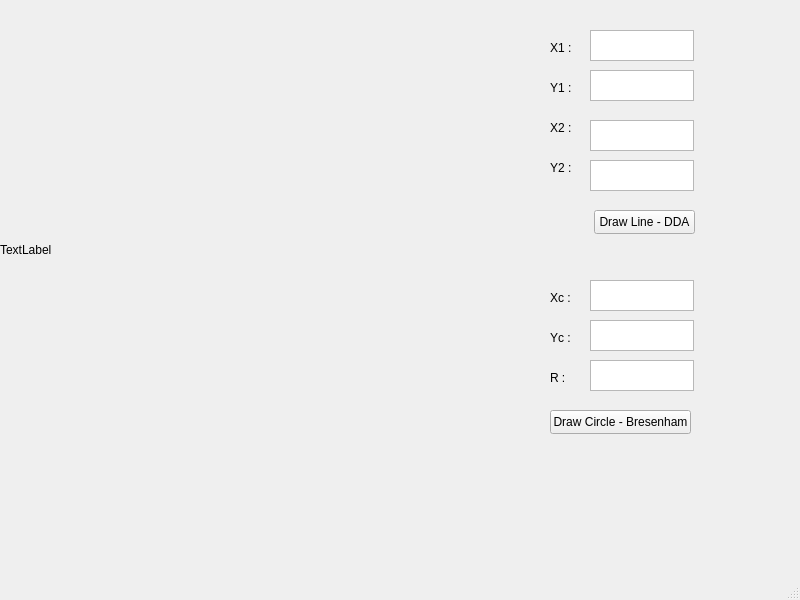
<?xml version="1.0" encoding="UTF-8"?>
<ui version="4.0">
 <class>MainWindow</class>
 <widget class="QMainWindow" name="MainWindow">
  <property name="geometry">
   <rect>
    <x>0</x>
    <y>0</y>
    <width>800</width>
    <height>600</height>
   </rect>
  </property>
  <property name="windowTitle">
   <string>MainWindow</string>
  </property>
  <widget class="QWidget" name="centralwidget">
   <widget class="QLabel" name="label">
    <property name="geometry">
     <rect>
      <x>0</x>
      <y>0</y>
      <width>500</width>
      <height>500</height>
     </rect>
    </property>
    <property name="text">
     <string>TextLabel</string>
    </property>
   </widget>
   <widget class="QLabel" name="label_2">
    <property name="geometry">
     <rect>
      <x>550</x>
      <y>40</y>
      <width>31</width>
      <height>16</height>
     </rect>
    </property>
    <property name="text">
     <string>X1 : </string>
    </property>
   </widget>
   <widget class="QLabel" name="label_3">
    <property name="geometry">
     <rect>
      <x>550</x>
      <y>80</y>
      <width>31</width>
      <height>16</height>
     </rect>
    </property>
    <property name="text">
     <string>Y1 : </string>
    </property>
   </widget>
   <widget class="QLabel" name="label_4">
    <property name="geometry">
     <rect>
      <x>550</x>
      <y>120</y>
      <width>31</width>
      <height>16</height>
     </rect>
    </property>
    <property name="text">
     <string>X2 : </string>
    </property>
   </widget>
   <widget class="QLabel" name="label_5">
    <property name="geometry">
     <rect>
      <x>550</x>
      <y>160</y>
      <width>31</width>
      <height>16</height>
     </rect>
    </property>
    <property name="text">
     <string>Y2 : </string>
    </property>
   </widget>
   <widget class="QLabel" name="label_6">
    <property name="geometry">
     <rect>
      <x>550</x>
      <y>290</y>
      <width>31</width>
      <height>16</height>
     </rect>
    </property>
    <property name="text">
     <string>Xc : </string>
    </property>
   </widget>
   <widget class="QLabel" name="label_7">
    <property name="geometry">
     <rect>
      <x>550</x>
      <y>330</y>
      <width>31</width>
      <height>16</height>
     </rect>
    </property>
    <property name="text">
     <string>Yc : </string>
    </property>
   </widget>
   <widget class="QLabel" name="label_8">
    <property name="geometry">
     <rect>
      <x>550</x>
      <y>370</y>
      <width>31</width>
      <height>16</height>
     </rect>
    </property>
    <property name="text">
     <string>R :</string>
    </property>
   </widget>
   <widget class="QTextEdit" name="textEdit">
    <property name="geometry">
     <rect>
      <x>590</x>
      <y>30</y>
      <width>104</width>
      <height>31</height>
     </rect>
    </property>
   </widget>
   <widget class="QTextEdit" name="textEdit_2">
    <property name="geometry">
     <rect>
      <x>590</x>
      <y>70</y>
      <width>104</width>
      <height>31</height>
     </rect>
    </property>
   </widget>
   <widget class="QTextEdit" name="textEdit_3">
    <property name="geometry">
     <rect>
      <x>590</x>
      <y>120</y>
      <width>104</width>
      <height>31</height>
     </rect>
    </property>
   </widget>
   <widget class="QTextEdit" name="textEdit_4">
    <property name="geometry">
     <rect>
      <x>590</x>
      <y>160</y>
      <width>104</width>
      <height>31</height>
     </rect>
    </property>
   </widget>
   <widget class="QTextEdit" name="textEdit_5">
    <property name="geometry">
     <rect>
      <x>590</x>
      <y>280</y>
      <width>104</width>
      <height>31</height>
     </rect>
    </property>
   </widget>
   <widget class="QTextEdit" name="textEdit_6">
    <property name="geometry">
     <rect>
      <x>590</x>
      <y>320</y>
      <width>104</width>
      <height>31</height>
     </rect>
    </property>
   </widget>
   <widget class="QTextEdit" name="textEdit_7">
    <property name="geometry">
     <rect>
      <x>590</x>
      <y>360</y>
      <width>104</width>
      <height>31</height>
     </rect>
    </property>
   </widget>
   <widget class="QPushButton" name="pushButton">
    <property name="geometry">
     <rect>
      <x>594</x>
      <y>210</y>
      <width>101</width>
      <height>24</height>
     </rect>
    </property>
    <property name="text">
     <string>Draw Line - DDA</string>
    </property>
   </widget>
   <widget class="QPushButton" name="pushButton_2">
    <property name="geometry">
     <rect>
      <x>550</x>
      <y>410</y>
      <width>141</width>
      <height>24</height>
     </rect>
    </property>
    <property name="text">
     <string>Draw Circle - Bresenham</string>
    </property>
   </widget>
  </widget>
  <widget class="QMenuBar" name="menubar">
   <property name="geometry">
    <rect>
     <x>0</x>
     <y>0</y>
     <width>800</width>
     <height>22</height>
    </rect>
   </property>
  </widget>
  <widget class="QStatusBar" name="statusbar"/>
 </widget>
 <resources/>
 <connections/>
</ui>
